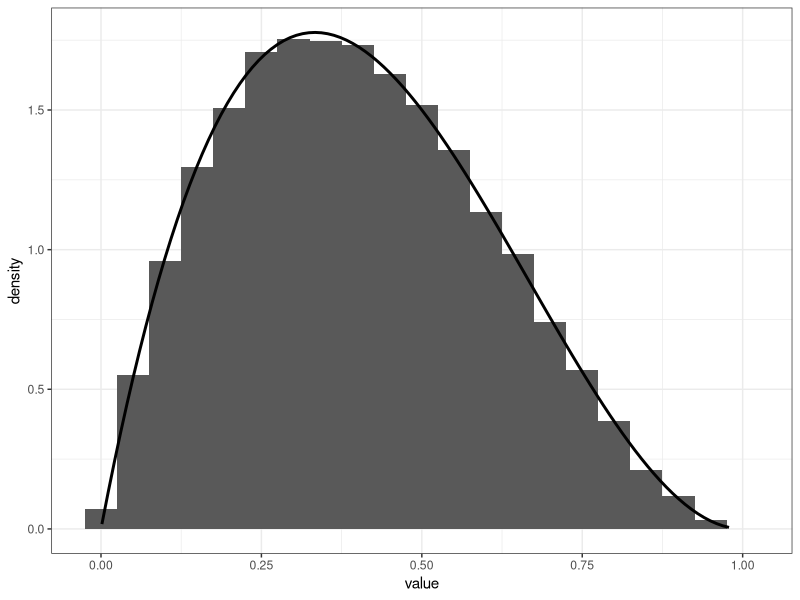
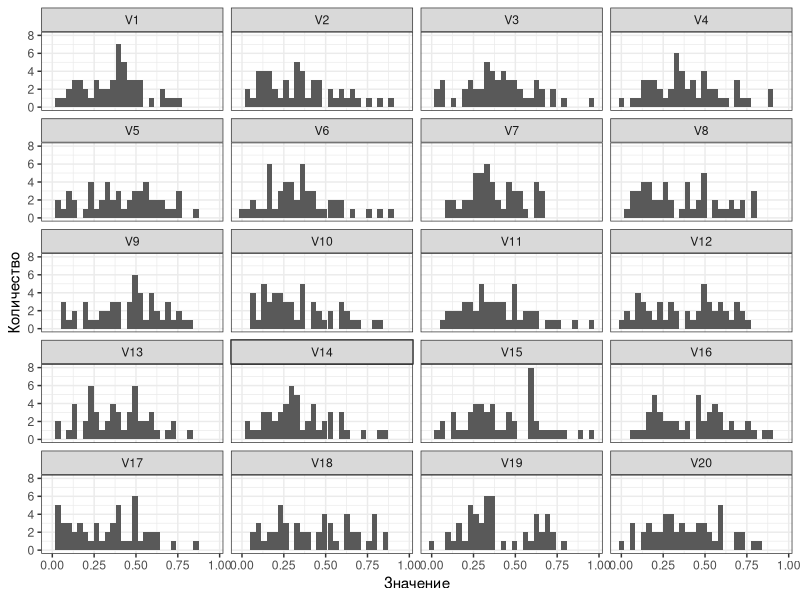
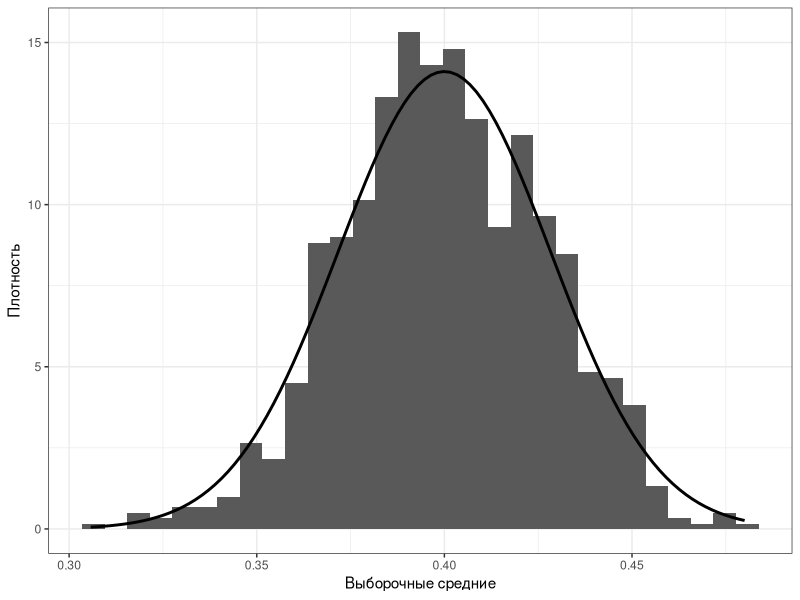
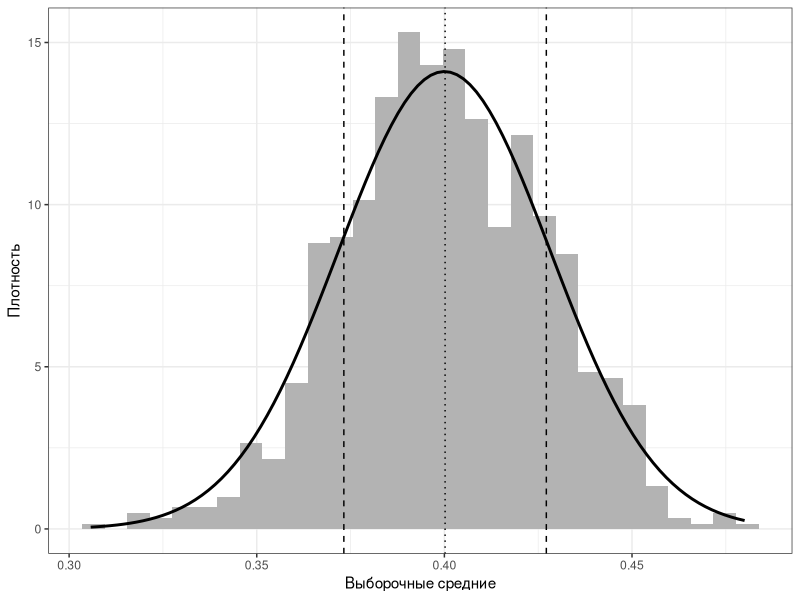
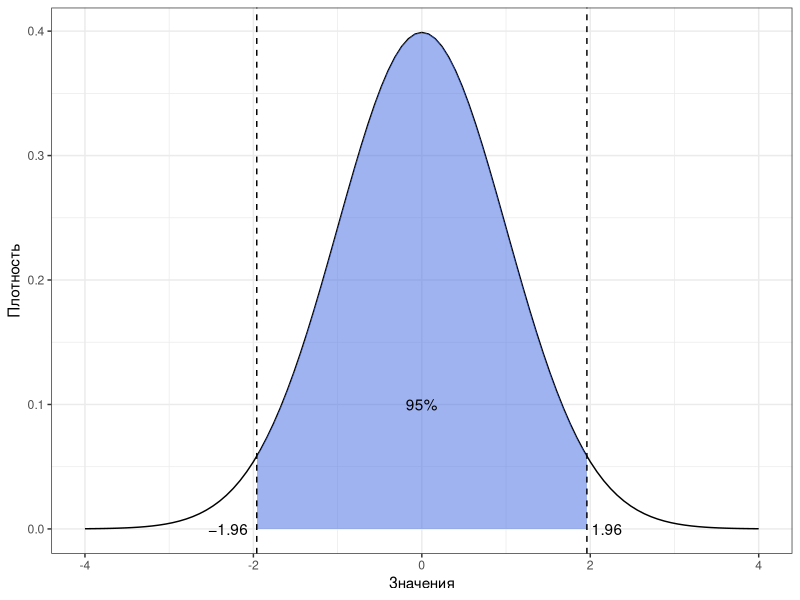
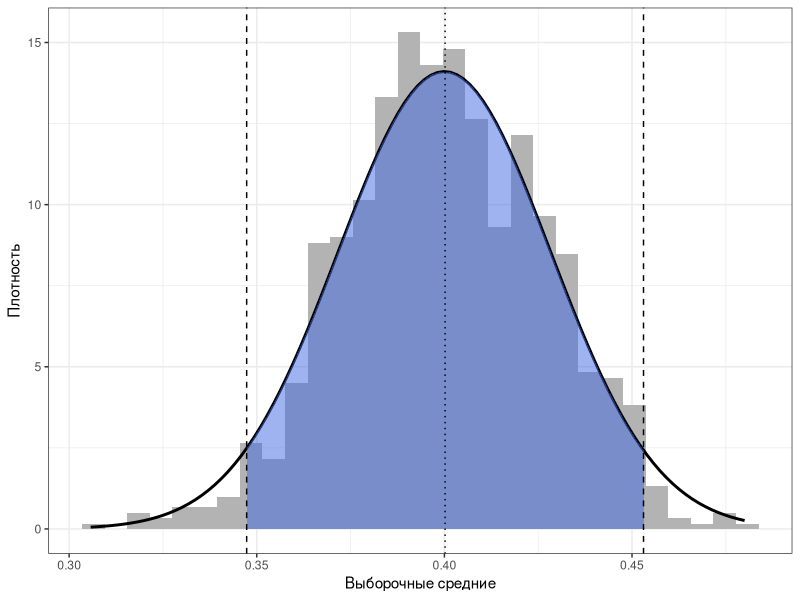

R code for these plots, in order: (Note: this script raises an error after producing the figures.)
## ---- chunk 1
knitr::opts_chunk$set(echo = FALSE, eval = TRUE, warning = FALSE, message = FALSE, error = FALSE)
## ---- chunk 2
library(tidyverse)
theme_set(theme_bw())
theme_update(legend.position = "bottom")
## ---- chunk 3
N <- 1000 # количество выборок
n <- 50 # объем выборки
shape1 <- 2
shape2 <- 3
set.seed(29)
rbeta(n = n * N, shape1 = 2, shape2 = 3) %>% 
  matrix(ncol = 1000) %>% 
  as_tibble() -> clt_smpls
## ---- chunk 4
clt_smpls %>% 
  pivot_longer(cols = everything()) %>% 
  ggplot(aes(value)) +
  geom_histogram(aes(y = after_stat(density)), binwidth = .05) +
  geom_function(fun = dbeta, args = list(shape1 = 2, shape2 = 3),
                linewidth = 1)
## ---- chunk 5
clt_smpls %>%
  select(1:20) %>% 
  pivot_longer(cols = everything()) %>% 
  mutate(name = factor(name, ordered = TRUE, levels = paste0("V", 1:20))) %>% 
  ggplot(aes(value)) +
  geom_histogram() +
  facet_wrap(~ name, ncol = 4) +
  labs(x = "Значение", y = "Количество")
## ---- chunk 6
clt_smpls %>% 
  select(1:20) %>% 
  pivot_longer(cols = everything()) %>% 
  summarise(mean = mean(value),
            sd = sd(value),
            .by = name) %>% 
  knitr::kable(digits = 2, col.names = c(name = "Sample", mean = "Mean", sd = "SD"))
## ---- chunk 7
clt_smpls %>% 
  pivot_longer(cols = everything()) %>% 
  summarise(mean = mean(value),
            .by = name) %>% 
  ggplot(aes(mean)) +
  geom_histogram(aes(y = after_stat(density))) +
  geom_function(fun = dnorm, args = list(mean = 0.4, sd = sqrt(0.04/50)),
                linewidth = 1) +
  labs(x = "Выборочные средние", y = "Плотность")
## ---- chunk 8
m <- clt_smpls %>% sapply(mean) %>% mean()
se <- clt_smpls %>% sapply(mean) %>% sd()

clt_smpls %>% 
  pivot_longer(cols = everything()) %>% 
  summarise(mean = mean(value),
            .by = name) %>% 
  ggplot(aes(mean)) +
  geom_histogram(aes(y = after_stat(density)), fill = "gray70") +
  geom_function(fun = dnorm, args = list(mean = 0.4, sd = sqrt(0.04/50)),
                linewidth = 1) +
  geom_vline(xintercept = m, linetype = "dotted") +
  geom_vline(xintercept = m+se, linetype = "dashed") +
  geom_vline(xintercept = m-se, linetype = "dashed") +
  labs(x = "Выборочные средние", y = "Плотность")
## ---- chunk 9
ggplot() +
  geom_function(fun = dnorm) +
  stat_function(fun = dnorm, geom = "area", xlim = c(-1.96, 1.96),
                fill = "royalblue", alpha = .5) +
  geom_vline(xintercept = c(-1.96, 1.96), linetype = "dashed") +
  annotate(geom = "text", label = "95%", x = 0, y = .1) +
  annotate(geom = "text", label = "−1.96", x = -2.3, y = 0) +
  annotate(geom = "text", label = "1.96", x = 2.2, y = 0) +
  xlim(-4, 4) +
  labs(x = "Значения", y = "Плотность")
## ---- chunk 10
clt_smpls %>% 
  pivot_longer(cols = everything()) %>% 
  summarise(mean = mean(value),
            .by = name) %>% 
  ggplot(aes(mean)) +
  geom_histogram(aes(y = after_stat(density)), fill = "gray70") +
  geom_function(fun = dnorm, args = list(mean = 0.4, sd = sqrt(0.04/50)),
                linewidth = 1) +
  stat_function(fun = dnorm, args = list(mean = 0.4, sd = sqrt(0.04/50)),
                geom = "area", fill = "royalblue", alpha = .5,
                xlim = c(m-1.96*se, m+1.96*se)) +
  geom_vline(xintercept = m, linetype = "dotted") +
  geom_vline(xintercept = m+1.96*se, linetype = "dashed") +
  geom_vline(xintercept = m-1.96*se, linetype = "dashed") +
  labs(x = "Выборочные средние", y = "Плотность")
## ---- chunk 11
clt_smpls %>% 
  pivot_longer(cols = everything()) %>% 
  summarise(ci = mean_cl_normal(value),
            .by = name) %>% 
  unnest(cols = ci) %>% 
  mutate(cover = ymin < shape1 / (shape1 + shape2) & 
           ymax > shape1 / (shape1 + shape2),
         n = str_extract(name, "\\d+") %>% as.numeric()) %>% # pull(cover) %>% sum()
  ggplot() +
  geom_pointrange(aes(x = y, xmin = ymin, xmax = ymax, y = n, color = cover),
                  alpha = .5) +
  geom_vline(xintercept = shape1 / (shape1 + shape2)) +
  scale_color_discrete(labels = c(`TRUE` = "да", `FALSE` = "нет")) +
  labs(x = "Значение", y = "Номер выборки", color = "Содержит генеральное среднее")
## ---- chunk 12
tibble(
  a = c("y", "ymin", "ymax"),
  `Москва` = c(6, 4, 8),
  `Санкт-Петербург` = c(8.5, 5, 12)
) %>% 
  pivot_longer(cols = -a) %>% 
  pivot_wider(names_from = a, values_from = value) %>% 
  ggplot(aes(x = name)) +
  geom_point(aes(y = y), size = 4) +
  geom_errorbar(aes(ymin = ymin, ymax = ymax), width = .2, linewidth = 1) +
  geom_hline(yintercept = 11, linetype = "dashed") +
  scale_y_continuous(breaks = 4:12) +
  labs(x = "Город", y = "HADS", caption = "отображён 95% доверительный интервал")
## ---- chunk 13
tibble(
  a = c("y", "ymin", "ymax"),
  A_1 = c(8, 6, 10),
  A_2 = c(8.5, 5, 12),
  B_1 = c(4, 1, 7),
  B_2 = c(1.5, 0, 3),
  C_1 = c(5, 2, 8),
  C_2 = c(1, -2, 4),
  D_1 = c(5.5, 3, 8),
  D_2 = c(0, -2, 2)
) %>% pivot_longer(cols = -a) %>% 
  pivot_wider(names_from = a, values_from = value) %>% 
  separate(name, into = c("group1", "group2")) %>% 
  ggplot(aes(x = group2, y = y, ymin = ymin, ymax = ymax)) +
  geom_hline(aes(yintercept = ymin), linetype = "dashed", color = "gray70", alpha = .5) +
  geom_hline(aes(yintercept = ymax), linetype = "dashed", color = "gray70", alpha = .5) +
  geom_point(size = 4) +
  geom_errorbar(width = .2, linewidth = 1) +
  facet_wrap(~ group1) +
  labs(x = "Group", y = "Value")
